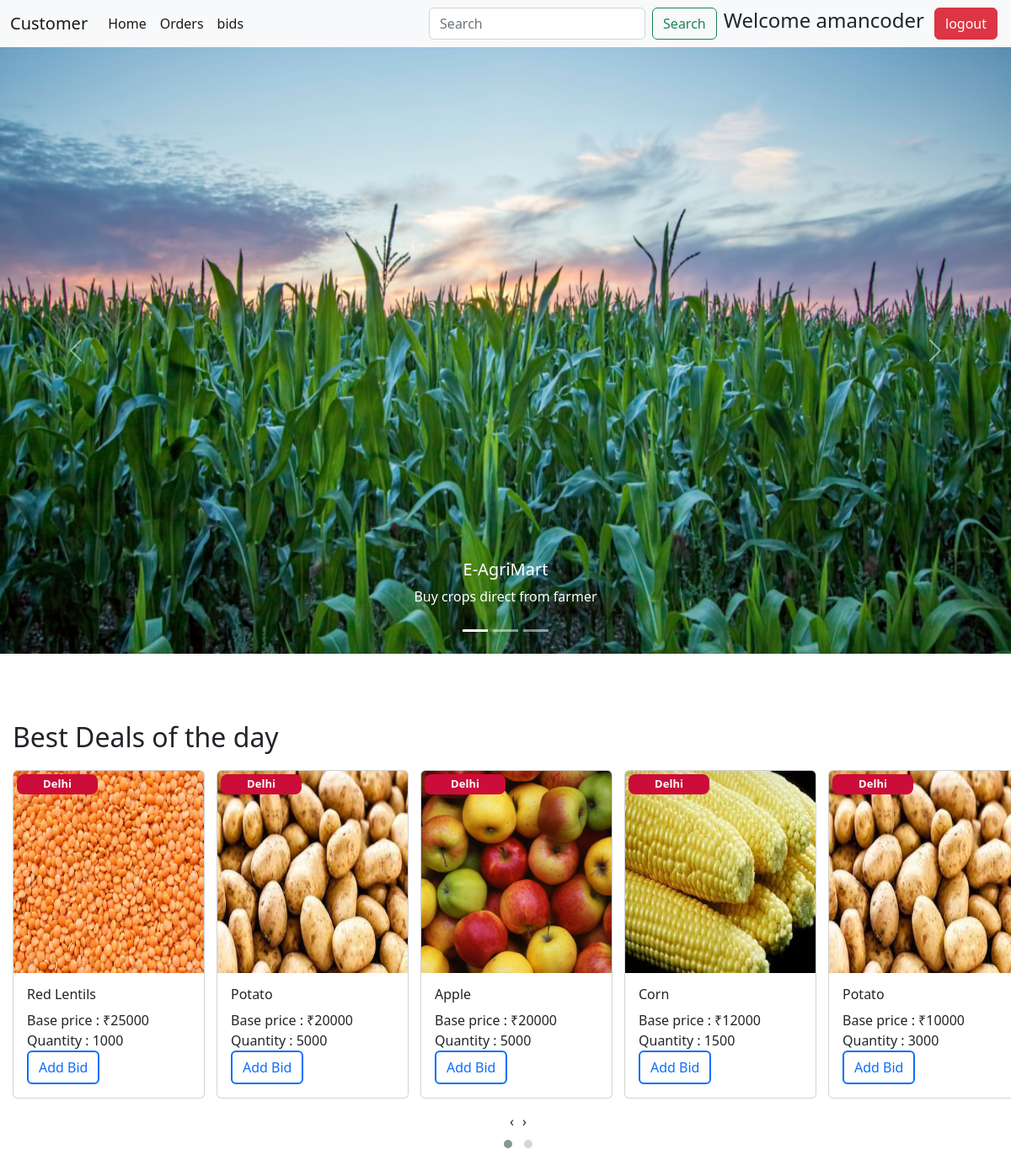
The page /customer/page/ (signed in) on the database its author committed.
### farmer/models.py (models this page shows, shortened)
class Product(models.Model):
    id = models.AutoField(primary_key=True)
    farmer = models.ForeignKey(UserProfile,on_delete = models.CASCADE)
    title = models.CharField(max_length=250,null=True,blank=True)
    crop_img = models.ImageField(upload_to="crop_img")
    crop_name = models.CharField(max_length=150)
    quantity = models.PositiveIntegerField()
    price = models.PositiveBigIntegerField()
    quality = models.CharField(choices=crop_quality_choice,max_length=30,null=True,blank=True)
    def __str__(self):
        return self.crop_name

### account/models.py (models this page shows, shortened)
class UserProfile(models.Model):
    id = models.AutoField(primary_key=True)
    user = models.ForeignKey(User,on_delete = models.CASCADE)
    user_type = models.CharField(choices=user_type_choices,max_length = 10)
    address = models.ForeignKey(Address,on_delete = models.CASCADE)
    contact_no = models.PositiveIntegerField()

class Address(models.Model):
    id = models.AutoField(primary_key = True)
    pincode = models.IntegerField(blank=True, null=True)
    city = models.CharField(choices=city_choices,max_length=70,blank=True, null=True,)
    state = models.CharField(choices=State_choices,max_length=70,blank=True, null=True)
    landmark = models.CharField(max_length=70)

### customer/views.py (the view)
# urls.py: path("page/",index),
def index(request):
    allproduct = Product.objects.all().order_by("-price")
    print(allproduct)
    context = {"allproducts":allproduct}
    for p in allproduct:
        print(p.crop_name)
    return render(request,"customerpanel.html",context=context)

### templates/customerpanel.html (shortened to what this page needs)
{% extends 'customerbase.html' %}
{% block css %}
<link rel="stylesheet" href="https://cdnjs.cloudflare.com/ajax/libs/OwlCarousel2/2.3.4/assets/owl.carousel.min.css" />
<link rel="stylesheet" href="https://cdnjs.cloudflare.com/ajax/libs/OwlCarousel2/2.3.4/assets/owl.theme.default.min.css" />
{% endblock css %}
{% block body %}
<div class="main-container">
      <div  id="carouselExampleCaptions" class="carousel slide" data-bs-ride="carousel">
        <div class="carousel-indicators">
          <button type="button" data-bs-target="#carouselExampleCaptions" data-bs-slide-to="0" class="active"
            aria-current="true" aria-label="Slide 1"></button>
          <button type="button" data-bs-target="#carouselExampleCaptions" data-bs-slide-to="1"
            aria-label="Slide 2"></button>
          <button type="button" data-bs-target="#carouselExampleCaptions" data-bs-slide-to="2"
            aria-label="Slide 3"></button>
        </div>
        <div class="carousel-inner">
          <div class="carousel-item active">
            <img id="showimg1" src="/static/main.png" class="d-block w-100" alt="...">
            <div class="carousel-caption d-none d-md-block">
              <h5>E-AgriMart</h5>
              <p>Buy crops direct from farmer</p>
            </div>
          </div>
        </div>
        <button class="carousel-control-prev" type="button" data-bs-target="#carouselExampleCaptions" data-bs-slide="prev">
          <span class="carousel-control-prev-icon" aria-hidden="true"></span>
        </button>
        <button class="carousel-control-next" type="button" data-bs-target="#carouselExampleCaptions" data-bs-slide="next">
          <span class="carousel-control-next-icon" aria-hidden="true"></span>
        </button>
      </div>
    </div>
    <h2 class="carousel-title" >Best Deals of the day</h2>
    <div id="top-products" class="owl-carousel owl-theme">
      {% for p in allproducts%}
      <div class="item">
        <div class="card" style="width: 19vw;">
          <div class="discount-banner"><p>{{p.discount|floatformat:"-1"}}{{p.farmer.address.state}}</p></div>
          <img src="{{p.crop_img.url}}" class="card-img-top pro-img" alt="...">
          <div class="card-body">
            <h6 class="card-title">{{p.crop_name|truncatechars_html:50}}</h6>
            <p style="margin-bottom: 0px;" class="card-text">Base price : ₹{{p.price}}</p>
            <p style="margin-bottom: 0px;" class="card-text">Quantity : {{p.quantity}}</p>
            <a href="/customer/crop/{{p.id}}/" style="color : #0D6EFD; border:2px solid #0D6EFD"  class="btn">Add Bid</a>
          </div>
        </div>
      </div>
      {% endfor %}
  </div>
{% endblock body %}

### templates/customerbase.html (shortened to what this page needs)
<!DOCTYPE html>
<html lang="en">
<head>
    {% block css %}{% endblock css %}
    <link href="https://cdn.jsdelivr.net/npm/bootstrap@5.2.0/dist/css/bootstrap.min.css" rel="stylesheet">
</head>
<body>
    <nav class="navbar navbar-expand-lg bg-light">
        <div class="container-fluid">
          <a class="navbar-brand" href="/">Customer</a>
          <div class="collapse navbar-collapse" id="navbarSupportedContent">
            <ul class="navbar-nav me-auto mb-2 mb-lg-0">
              <li class="nav-item">
                <a class="nav-link active" aria-current="page" href="/customer/page">Home</a>
              </li>
              <li class="nav-item">
                <a class="nav-link active" aria-current="page" href="/farmer/predict">Orders</a>
              </li>
              <li class="nav-item">
                <a class="nav-link active" aria-current="page" href="/farmer/predict">bids</a>
              </li>
            </ul>
            <form class="d-flex" role="search">
              <input class="form-control me-2" type="search" placeholder="Search" aria-label="Search">
              <button class="btn btn-outline-success" type="submit">Search</button>
            </form>
            {% if user.is_authenticated %}
              <h4 class="mx-2">Welcome {{user.username}}</h4>
              <form class="d-flex">
                <a class="btn btn-danger mx-1" href="/account/logout" type="submit">logout</a>
              </form>
            {% endif %}
          </div>
        </div>
      </nav>
      {% block body %}{% endblock body %}
</body>
</html>

### templates/customerpanel.html (style rules this page uses)
body { padding: 0; margin: 0; box-sizing: border-box; }
.main-container { width: 100vw; height: 100vh; }
#showimg1 { width: 100%; height: 90vh; }
#top-products { margin-bottom: 20px; }
.discount-banner { width: 8vw; height: 3vh; background-color: #CC0C39; color: white; font-weight: bolder; position: absolute; padding: 10px; border-radius: 0.5rem; display: flex; align-items: center; justify-content: center; margin-top: 4px; margin-left: 4px; }
.discount-banner p { margin-top: 15px; font-size: small; }
.carousel-title { margin-left: 15px; margin-bottom: 20px; }
#top-products { margin-left: 15px; margin-right: 15px; margin-top: 10px; }
.pro-img { height:30vh; }

### rows shown on the page
Product: farmer.address.state "Delhi", crop_img (picture), crop_name "Red Lentils", price "25000", quantity "1000"
Product: farmer.address.state "Delhi", crop_img (picture), crop_name "Potato", price "20000", quantity "5000"
Product: farmer.address.state "Delhi", crop_img (picture), crop_name "Apple", price "20000", quantity "5000"
Product: farmer.address.state "Delhi", crop_img (picture), crop_name "Corn", price "12000", quantity "1500"
Product: farmer.address.state "Delhi", crop_img (picture), crop_name "Potato", price "10000", quantity "3000"

### other values the page prints
{{ user.username }} "amancoder"
